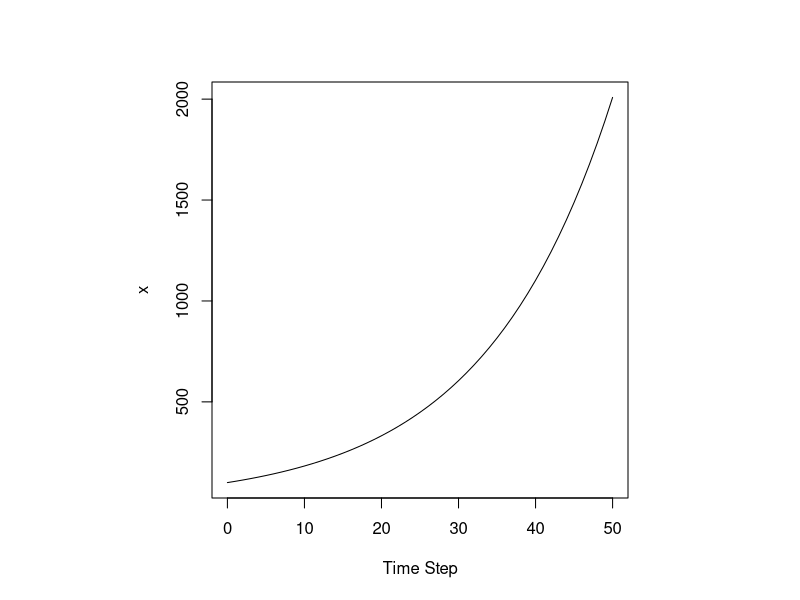
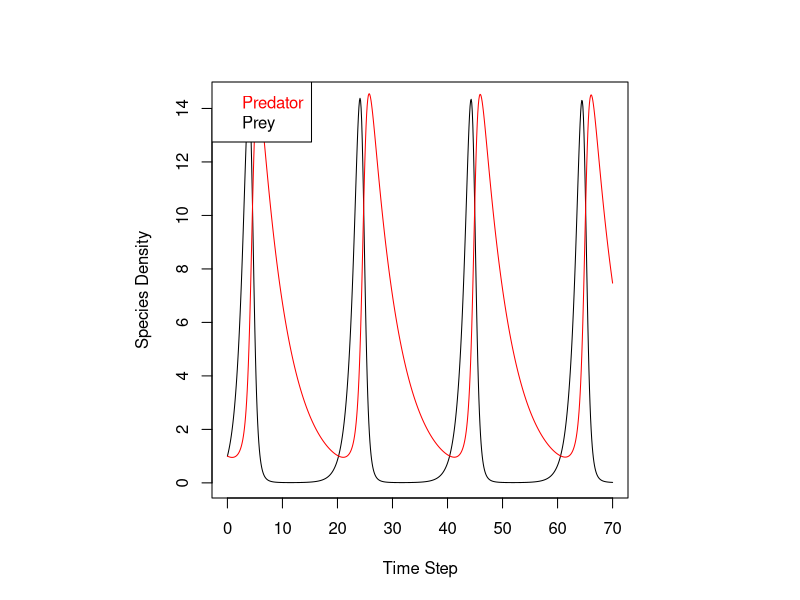
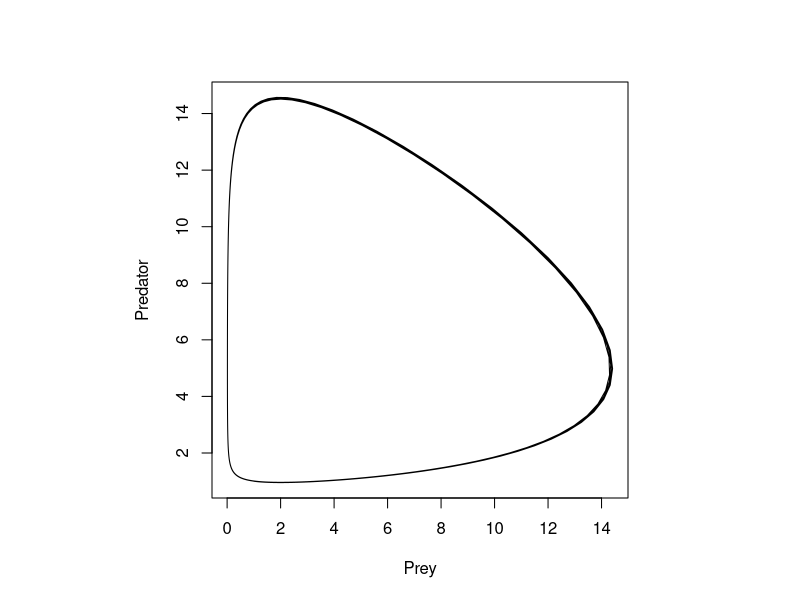

Recreate these plots in R, in order.
## ---- chunk 1
library(deSolve)

interest <- function(t, state, parameters)
{
  with(as.list(c(state)), {
    dx <- 0.06 * x
    
    list(c(dx))
  })
}
state <- c(x = 100)
times <- seq(0, 50, 1)
out <- as.data.frame(ode(state, times, interest))

par(pty = "s")
plot(out$time,
     out$x,
     type = "l",
     xlab = "Time Step",
     ylab = "x")

## ---- chunk 2
library(deSolve)

interest <- function(t, state, parameters)
{
  with(as.list(c(state)), {
    alpha <- 0.2
    ri <- 1
    m <- 0.2
    gamma <- 0.5
    K <- 10000
    
    dY <- ri * Y * (1 - Y / K) - alpha * R * Y
    dR <- alpha * gamma * R * Y - m * R
    
    list(c(dY, dR))
  })
}
state <- c(Y = 1, R = 1)
times <- seq(0, 70, 0.1)
out <- as.data.frame(ode(state, times, interest))

par(pty = "s")
plot(out$time,
     out$Y,
     type = "l",
     xlab = "Time Step",
     ylab = "Species Density")
lines(out$time, out$R, col = "red")
legend("topleft", c("Predator", "Prey"), text.col = c("red", "black"))

## ---- chunk 3
library(deSolve)

interest <- function(t, state, parameters)
{
  with(as.list(c(state)), {
    alpha <- 0.2
    ri <- 1
    m <- 0.2
    gamma <- 0.5
    K <- 10000
    
    dY <- ri * Y * (1 - Y / K) - alpha * R * Y
    dR <- alpha * gamma * R * Y - m * R
    
    list(c(dY, dR))
  })
}
state <- c(Y = 1, R = 1)
times <- seq(0, 70, 0.1)
out <- as.data.frame(ode(state, times, interest))

par(pty = "s")
plot(
  x = out$Y,
  y = out$R,
  type = "l",
  xlab = "Prey",
  ylab = "Predator"
)
